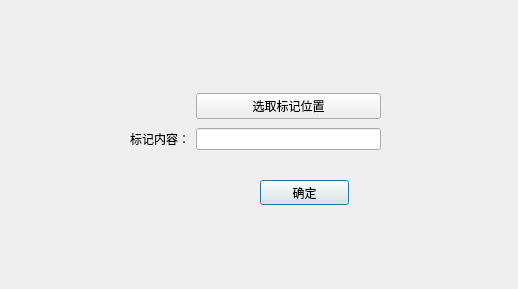
<?xml version="1.0" encoding="UTF-8"?>
<ui version="4.0">
 <class>Semantic</class>
 <widget class="QDialog" name="Semantic">
  <property name="geometry">
   <rect>
    <x>0</x>
    <y>0</y>
    <width>518</width>
    <height>289</height>
   </rect>
  </property>
  <property name="windowTitle">
   <string>删除禁行区域</string>
  </property>
  <widget class="QPushButton" name="pushButton">
   <property name="geometry">
    <rect>
     <x>260</x>
     <y>180</y>
     <width>89</width>
     <height>25</height>
    </rect>
   </property>
   <property name="text">
    <string>确定</string>
   </property>
  </widget>
  <widget class="QWidget" name="gridLayoutWidget">
   <property name="geometry">
    <rect>
     <x>130</x>
     <y>90</y>
     <width>251</width>
     <height>64</height>
    </rect>
   </property>
   <layout class="QGridLayout" name="gridLayout">
    <item row="1" column="1">
     <widget class="QLineEdit" name="lineEdit"/>
    </item>
    <item row="1" column="0">
     <widget class="QLabel" name="label">
      <property name="text">
       <string>标记内容：</string>
      </property>
     </widget>
    </item>
    <item row="0" column="1">
     <widget class="QPushButton" name="pushButton_2">
      <property name="text">
       <string>选取标记位置</string>
      </property>
     </widget>
    </item>
   </layout>
  </widget>
 </widget>
 <resources/>
 <connections/>
</ui>
